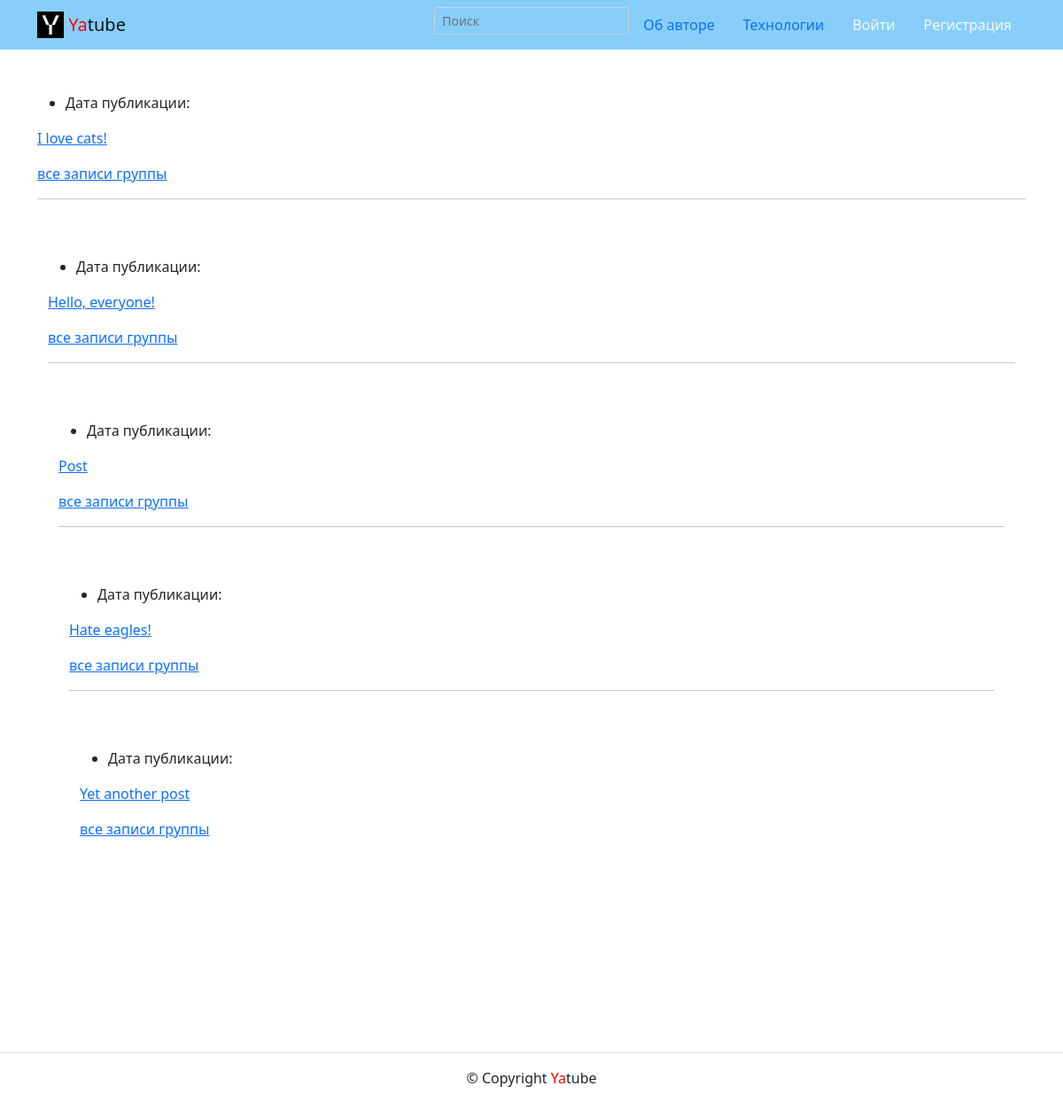
/author/1/, run on an earlier commit of the app's database.
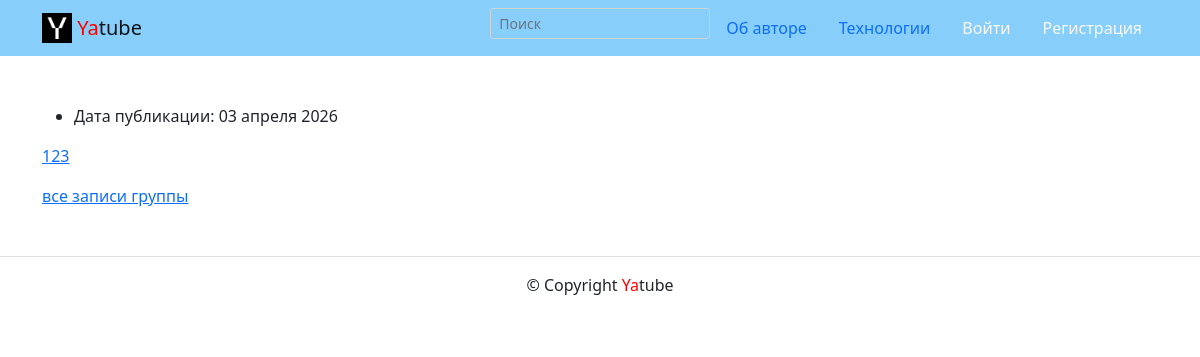
And on a later commit of the database.
### posts/models.py (models this page shows, shortened)
class Post(CreatedModel):
    text = models.TextField(verbose_name='Текст поста', help_text='Введите текст поста')  # max_length=int
    author = models.ForeignKey(User, on_delete=models.CASCADE, related_name='posts')
    group = models.ForeignKey(Group, on_delete=models.CASCADE, blank=True, null=True)
    image = models.ImageField(verbose_name='Изображение', upload_to='posts/', blank=True)

### posts/views.py (the view)
# urls.py: path('author/<int:author_id>/', views.author_posts, name='author_posts'),
def author_posts(request, author_id):
    template = 'posts/author_posts.html'
    posts = Post.objects.filter(author_id=author_id)
    context = {
        'posts': posts,
    }
    return render(request, template, context)

### templates/posts/author_posts.html
{% extends "base.html" %}
{% block content %}
{% for post in posts %}
<div class="container py-5">
  <article>
    <ul>
      <li>
        Дата публикации: {{ post.pub_date|date:"d E Y" }}
      </li>
    </ul>
      <a href="{% url 'posts:post_detail' post.pk %}">
    <p>{{ post.text }}</p>
      </a>
    {% if post.group %}
    <a href="{% url 'posts:group_list' post.group.slug %}">все записи группы</a>
    {% endif %}
    {% if not forloop.last %}
    <hr>{% endif %}
{% endfor %}
{% endblock content %}

What changed in the data, as far as the page shows it:
removed Post: text "I love cats!", shows "все записи группы"
removed Post: text "Hello, everyone!", shows "все записи группы"
removed Post: text "Post", shows "все записи группы"
removed Post: text "Hate eagles!", shows "все записи группы"
removed Post: text "Yet another post", shows "все записи группы"
added Post: pub_date "03 апреля 2026", text "123", shows "все записи группы"
